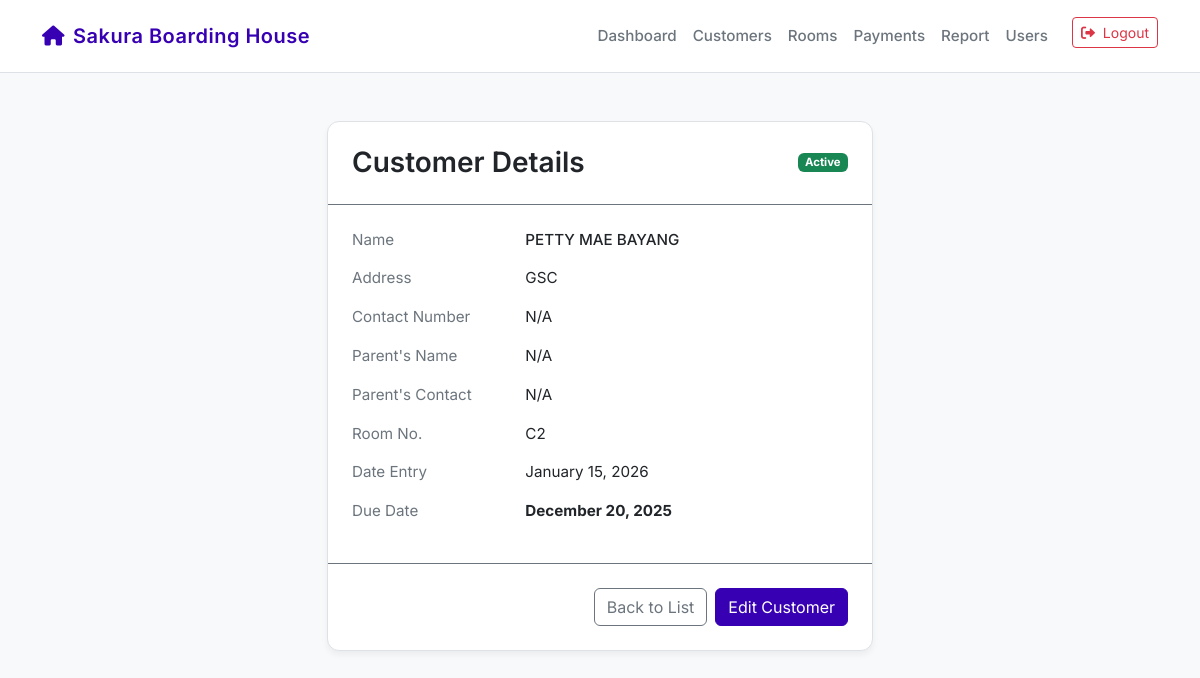
/customers/22/ (signed in), run on the app's committed database.
### Payment_Scheduler/models.py (models this page shows, shortened)
class Customer(models.Model):
    STATUS_CHOICES = (
        ('Active', 'Active'),
        ('Inactive', 'Inactive'),
    )
    customer_id = models.AutoField(primary_key=True)
    name = models.CharField(max_length=255)
    address = models.TextField()
    contact_number = models.CharField(max_length=20, null=True, blank=True)
    parents_name = models.CharField(max_length=255, null=True, blank=True)
    parents_contact_number = models.CharField(max_length=20, null=True, blank=True)
    status = models.CharField(max_length=10, choices=STATUS_CHOICES, default='Active')
    room = models.ForeignKey(Room, on_delete=models.SET_NULL, null=True, blank=True, related_name='customers')
    due_date = models.DateField(null=True, blank=True)
    date_left = models.DateField(null=True, blank=True)
    date_entry = models.DateField(default=timezone.now, null=True, blank=True)

class Room(models.Model):
    STATUS_CHOICES = (
        ('Available', 'Available'),
        ('Under Maintenance', 'Under Maintenance'),
        ('Occupied', 'Occupied'),
    )
    TYPE_CHOICES = (
        ('Single', 'Single'),
        ('Bed Spacer', 'Bed Spacer'),
    )
    room_number = models.CharField(max_length=50, unique=True, verbose_name="Room No.")
    date_created = models.DateTimeField(auto_now_add=True)
    status = models.CharField(max_length=20, choices=STATUS_CHOICES, default='Available')
    room_type = models.CharField(max_length=50, choices=[('Single', 'Single'), ('Bed Spacer', 'Bed Spacer')])
    capacity = models.IntegerField(default=1) # How many people can occupy
    price = models.DecimalField(max_digits=10, decimal_places=2, verbose_name="Room Price")
    date_left = models.DateField(null=True, blank=True) # New field

### Payment_Scheduler/views.py (the view)
# urls.py: path('customers/<int:pk>/', views.customer_detail, name='customer_detail'),
@login_required
@admin_required
def customer_detail(request, pk):
    customer = get_object_or_404(Customer, pk=pk)
    return render(request, 'Payment_Scheduler/customer_detail.html', {'customer': customer})

### Payment_Scheduler/views.py (called while the page is built)
def is_admin(user):
    return user.role == 'Admin'

### Payment_Scheduler/templates/Payment_Scheduler/customer_detail.html
{% extends 'Payment_Scheduler/base.html' %}
{% block content %}
<div class="row justify-content-center">
    <div class="col-md-8 col-lg-6">
        <div class="card">
            <div class="card-header bg-transparent border-bottom border-secondary p-4">
                <div class="d-flex justify-content-between align-items-center">
                    <h3 class="mb-0">Customer Details</h3>
                    <span class="badge {% if customer.status == 'Active' %}bg-success{% else %}bg-secondary{% endif %}">
                        {{ customer.status }}
                    </span>
                </div>
            </div>
            <div class="card-body p-4">
                <div class="row mb-3">
                    <div class="col-sm-4 text-secondary">Name</div>
                    <div class="col-sm-8 fw-medium">{{ customer.name }}</div>
                </div>
                <div class="row mb-3">
                    <div class="col-sm-4 text-secondary">Address</div>
                    <div class="col-sm-8">{{ customer.address }}</div>
                </div>
                <div class="row mb-3">
                    <div class="col-sm-4 text-secondary">Contact Number</div>
                    <div class="col-sm-8">{{ customer.contact_number|default:"-" }}</div>
                </div>
                <div class="row mb-3">
                    <div class="col-sm-4 text-secondary">Parent's Name</div>
                    <div class="col-sm-8">{{ customer.parents_name|default:"-" }}</div>
                </div>
                <div class="row mb-3">
                    <div class="col-sm-4 text-secondary">Parent's Contact</div>
                    <div class="col-sm-8">{{ customer.parents_contact_number|default:"-" }}</div>
                </div>
                <div class="row mb-3">
                    <div class="col-sm-4 text-secondary">Room No.</div>
                    <div class="col-sm-8">
                        {% if customer.room %}
                            {{ customer.room.room_number }}
                        {% else %}
                            {{ customer.room_no|default:"-" }}
                        {% endif %}
                    </div>
                </div>
                <div class="row mb-3">
                    <div class="col-sm-4 text-secondary">Date Entry</div>
                    <div class="col-sm-8">
                        {{ customer.date_entry|date:"F d, Y"|default:"-" }}
                    </div>
                </div>
                <div class="row mb-3">
                    <div class="col-sm-4 text-secondary">Due Date</div>
                    <div class="col-sm-8">
                        <span class="fw-bold {% if customer.is_overdue %}text-danger{% endif %}">
                            {{ customer.due_date|date:"F d, Y"|default:"Not Set" }}
                        </span>
                    </div>
                </div>
                </div>
            <div class="card-footer bg-transparent border-top border-secondary p-4 d-flex justify-content-end gap-2">
                <a href="{% url 'customers' %}" class="btn btn-outline-secondary">Back to List</a>
                <a href="{% url 'customer_edit' customer.customer_id %}" class="btn btn-primary">Edit Customer</a>
            </div>
        </div>
    </div>
</div>
{% endblock %}

### Payment_Scheduler/templates/Payment_Scheduler/base.html (style rules this page uses)
:root { --bg-color: #f8f9fa; --card-bg: #ffffff; --text-primary: #212529; --text-secondary: #6c757d; --accent-color: #6200ea; --primary-color: #3700b3; --success-color: #03dac6; --error-color: #cf6679; --border-color: #dee2e6; }
body { background-color: var(--bg-color); color: var(--text-primary); font-family: 'Inter', -apple-system, BlinkMacSystemFont, "Segoe UI", Roboto, "Helvetica Neue", Arial, sans-serif; -webkit-font-smoothing: antialiased; -moz-osx-font-smoothing: grayscale; min-height: 100vh; font-size: 0.95rem; }
.card { background-color: var(--card-bg); border: 1px solid var(--border-color); border-radius: 12px; box-shadow: 0 4px 6px rgba(0, 0, 0, 0.05); }
.btn-primary { background-color: var(--primary-color); border-color: var(--primary-color); }
h2, h3 { font-weight: 600; margin-bottom: 1.5rem; color: var(--text-primary); }

### data on the page
Customer: status "Active", name "PETTY MAE BAYANG", address "GSC", contact_number "N/A", parents_name "N/A", parents_contact_number "N/A", room.room_number "C2", date_entry "January 15, 2026", due_date "December 20, 2025"
